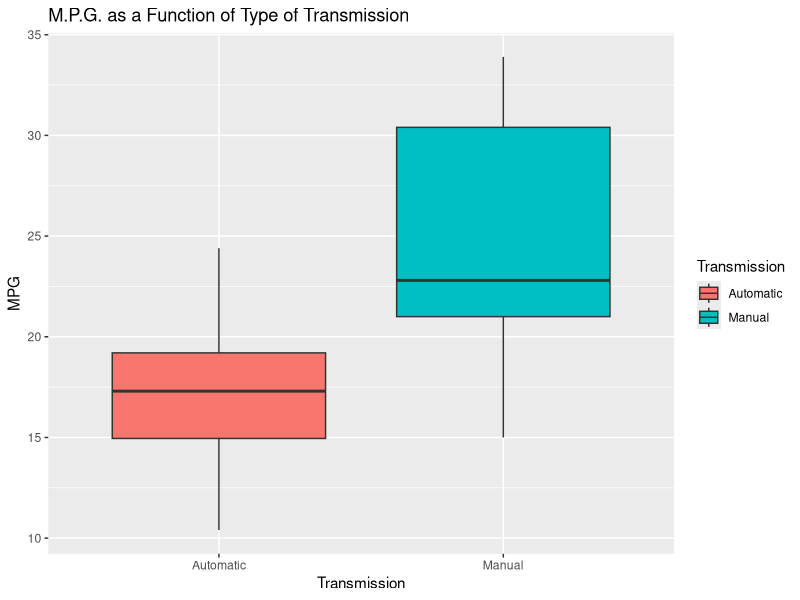

Here is the R script that generated this plot:
library(dplyr)
library(ggplot2)

data("mtcars")
head(mtcars)
# [, 1]	 mpg	 Miles/(US) gallon
# [, 9]	 am	 Transmission (0 = automatic, 1 = manual)

mtc <- mtcars %>% 
    mutate(MakeModel = row.names(mtcars), MPG = mpg, Transmission = factor(ifelse(am, "Manual", "Automatic"))) %>% 
    select(MakeModel, MPG, Transmission)
    
ggplot(aes(Transmission, MPG), data = mtc) + 
    geom_boxplot(aes(fill = Transmission)) + 
    labs(x = "Transmission", y = "MPG", title = "M.P.G. as a Function of Type of Transmission")
